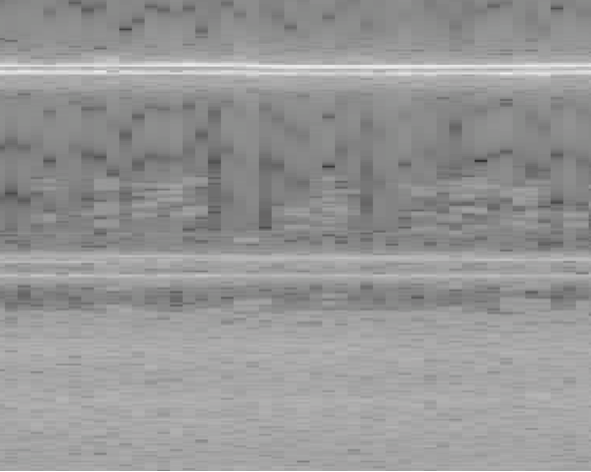
%> input picture code/Screeching.png, 591 x 472 px
$ octave script_tinnitus_2.m   (GNU Octave 9; MATLAB toolbox functions it lacks are replaced by stand-ins)
%> lines starting %> are read from the running program, lines starting %| are printed output that depends on the picture
### code/zhangpassivegamma.m
function s_hat = zhangpassivegamma(Phi,y,h)

m = size(Phi,1);
n = size(Phi,2);

a = (1/m)*(Phi'*y);

[val idx] = sort(abs(a),'descend');
gamma = val(h+1);

if norm(a,inf) <= gamma
    s_hat = zeros(n,1);
else
    s_hat = (1/norm(P(a,gamma),2))*P(a,gamma);
end

return
%eof

### code/utils/P.m
% ### P
%
% Soft threshold operator used in compressed sensing

function beta = P(alpha,gamma)

beta = zeros(length(alpha),1);

ind = abs(alpha)>gamma;

beta(ind) = sign(alpha(ind)).*(abs(alpha(ind))-gamma);

return
%eof

### code/script_tinnitus_2.m
% Inspired by
% o By S.Gibson, School of Physical Sciences, University of Kent.
% o 1st May, 2013.
% o version 1.0
% o NOTES: If the max number of iterations exceeds 25, error sometimes
%   occurs in l1eq_pd function call.
%
% www.mathworks.com/matlabcentral/fileexchange/41792-simple-compressed-sensing-example

%%%%%%%%%%%%%%%%%%%

% FIDDLE WITH:
% noisyness of subject selection process (below)
% cs samples - parameter m (below)
% biht parameter - sparsity (biht code) - lower (<64) is better
% basis type (1d vs 2d) - rougly the same, preference for 2D

%%%%%%%%%%%%%%%%%%%
% Setup

l = 10000;

A = imread('Screeching.png');
%> A is the input picture: size 472x591x3 uint8; mean R, G, B 150.5, 150.5, 150.4
A = rgb2gray(A);
%> A: size 472x591 uint8
A = imresize(A,1024/size(A,1)); % 0.3
%> A: size 1024x1283 uint8
A = imresize(A,[min(size(A)) min(size(A))]); % 0.3
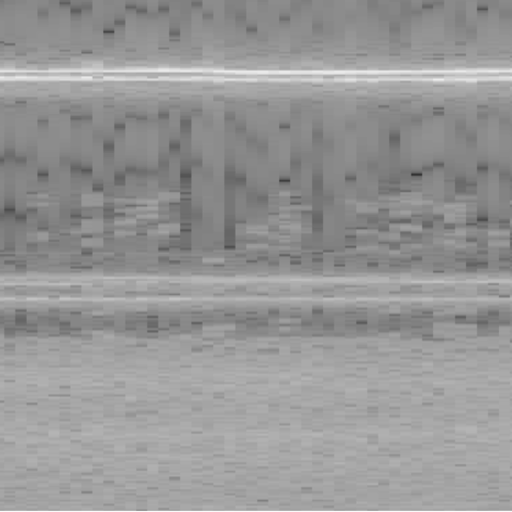
%> A: size 1024x1024 uint8 (shown at 1/2 size); min 46, max 255, mean 150.5
A = double(A)./256;
%> A: size 1024x1024 double

% Convert image to spectrum
A = mean(A,2);
%> A = 1024 values, max 0.996 at index 1024, min 0.48 at index 349, mean 0.588
A = 20.*log10(mean(A,2));
%> A = 1024 values, max -0.034 at index 1024, min -6.37 at index 349, mean -4.68
A = flipud(A);
%> A = 1024 values, max -0.034 at index 1, min -6.37 at index 676, mean -4.68
A(1:5) = -4;

n = size(A, 1);
%> n = 1024
m = 1250; % 2.5% of recommended 20k trials

%%%%%%%%%%%%%%%%%%%
% [15 lines of commented-out code are left out]

%%%%%%%%%%%%%%%%%%%
% Subject Selection Process

AA = repmat(A',l,1);
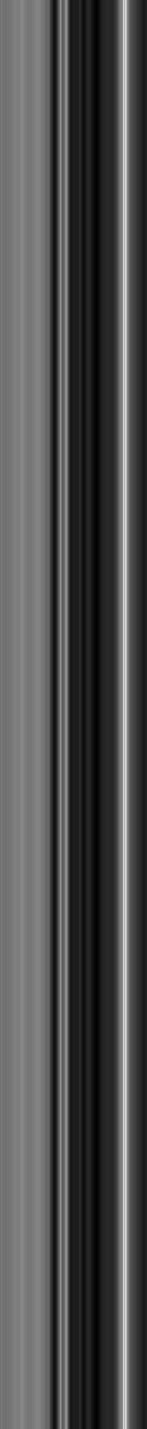
%> AA: size 10000x1024 double (shown at 1/7 size); min -6.37, max -0.967, mean -4.69; drawn with min black and max white
X = round(rand(l,n));

% % Ideal selection
% e = sum((X-AA).^2,2);
% y = double(e>=prctile(e,49.5));
% y(y==0) = -1;

% Ideal Selection
e = X*A;
y = double(e>=prctile(e,50));
y(y==0) = -1;

% [5 lines of commented-out code are left out]

%%%%%%%%%%%%%%%%%%%
% Linear Reconstruction a la Gosselin

x_gossl = (1/n)*X'*y;
%> x_gossl = 1024 values, max 0.0791 at index 427, min -0.275 at index 676, mean -0.119

% figure
% imagesc(reshape(x_gossl,50,50))

%%%%%%%%%%%%%%%%%%%
% Measurement Matrix
% -> a matrix of stimulus images, vectorized

Phi = X(1:m,:);

%%%%%%%%%%%%%%%%%%%
% Measurement
% -> responses from subjects, in light of stimuli (and internal model)

ym = y(1:m);
%> ym = 1250 values, max 1 at index 2, min -1 at index 1, mean 0.0112

%%%%%%%%%%%%%%%%%%%
% Linear Reconstruction a la Gosselin - limited samples

x_gossm = (1/n)*Phi'*ym;
%> x_gossm = 1024 values, max 0.0518 at index 114, min -0.0615 at index 747, mean -0.00754

% figure
% imagesc(reshape(x_gossm,50,50))

%%%%%%%%%%%%%%%%%%%
% Basis Matrix & Theta
% -> matrix of assumed internal model basis functions
% NOTE: Avoid calculating Psi (nxn) directly to avoid memory issues.

Theta = zeros(m,n);
for ii = 1:n
    ek = zeros(1,n);
    ek(ii) = 1;
    psi = idct(ek)';
    Theta(:,ii) = Phi*psi;
end
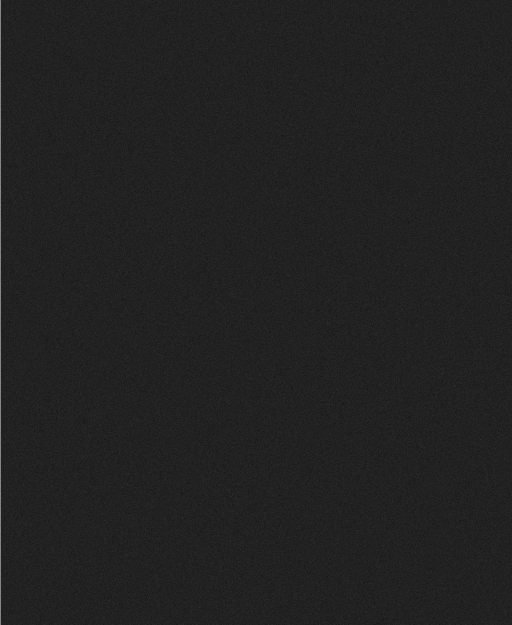
%> Theta: size 1250x1024 double (shown at 1/2 size); min -2.69, max 17.66, mean 0.0152; drawn with min black and max white
%> after the loop, ek = 1024 values from 0 to 1

% [7 lines of commented-out code are left out]

%%%%%%%%%%%%%%%%%%%
% Weighting Reconstruction - L2 Norm

s2 = pinv(Theta)*ym;
%> s2 = 1024 values, max 0.398 at index 451, min -0.431 at index 914, mean -0.00305

%%%%%%%%%%%%%%%%%%%
% Weighting Reconstruction - L1 Norm
%
% min_{s,u} sum(u)  s.t.  -u <= s <= u,  Theta*s=y
%
% Need: min_{s,u} sum(u)  s.t.  -u <= s <= u,  Theta*s=y

%   Basis Pursuit
%s1 = l1eq_pd(s2,Theta,Theta',y,5e-3,20); % L1-magic toolbox
%s1 = l1eq_pd(s2,Theta,Theta',y,5e-4,100); % L1-magic toolbox

%%%s1 = rfpi(s2,Theta,y);

%s1 = biht(s2,Theta,ym);

%gamma = 0.4*sqrt(log(n)/m);
%s1 = zhangpassive(Theta,ym,gamma);

gamma = 32;
s1 = zhangpassivegamma(Theta,ym,gamma);
%> in zhangpassivegamma, `a = (1/m)*(Phi'*y);`: a = 1024 values, max 0.0604 at index 3, min -0.198 at index 1, mean -0.000389
%> in zhangpassivegamma, `[val idx] = sort(abs(a),'descend');`: val = 1024 values, max 0.198 at index 1, min 3.54e-05 at index 1024, mean 0.0112; idx = 1024 values, max 1024 at index 880, min 1 at index 1, mean 512.5
%> in zhangpassivegamma, `gamma = val(h+1);`: gamma = 0.0309
%> in P, `ind = abs(alpha)>gamma;`: ind = 1024 logical values, 32 true
%> in zhangpassivegamma, `s_hat = (1/norm(P(a,gamma),2))*P(a,gamma);`: s_hat = 1024 values, max 0.168 at index 3, min -0.951 at index 1, mean -0.000446
%> s1 has the same summary as s_hat in zhangpassivegamma

ym_est = sign(Theta*s1);
%> ym_est = 1250 values from -1 to -1

corrcoef(ym,ym_est)
%> ans = [1 NaN; NaN 1]

%%%%%%%%%%%%%%%%%%%
% Viz Weighting Reconstruction

ek = dct(A);
%> ek = 1024 values, max 15.04 at index 2, min -149.9 at index 1, mean -0.131

figure
plot(ek(:)./max(ek(:)),'b'), hold all
scatter(1:length(s1),s1./max(s1),'ro')
legend('actual dct basis','biht basis')

%%%%%%%%%%%%%%%%%%%
% IMAGE RECONSTRUCTION - LSQ

x_csl2 = zeros(n,1);
for ii = 1:n
    ek = zeros(1,n);
    ek(ii) = 1;
    psi = idct(ek)';
    x_csl2 = x_csl2+psi*s2(ii);
end
%> after the loop, ek = 1024 values from 0 to 1; x_csl2 = 1024 values, max 0.414 at index 372, min -0.453 at index 716, mean -5.34e-06

% [7 lines of commented-out code are left out]

%%%%%%%%%%%%%%%%%%%
% IMAGE RECONSTRUCTION - BIHT - Small Sample

x_csl1 = zeros(n,1);
for ii = 1:n
    ek = zeros(1,n);
    ek(ii) = 1;
    psi = idct(ek)';
    x_csl1 = x_csl1+psi*s1(ii);
end
%> after the loop, x_csl1 = 1024 values, max -5.57e-05 at index 67, min -0.0601 at index 521, mean -0.0297

% [7 lines of commented-out code are left out]

%%%%%%%%%%%%%%%%%%%
% IMAGE RECONSTRUCTION - BIHT - Full Sample

w = l;

yw = y(1:w);
Phiw = X(1:w,:);
Thetaw = zeros(w,n);
%> (the run ends here)
